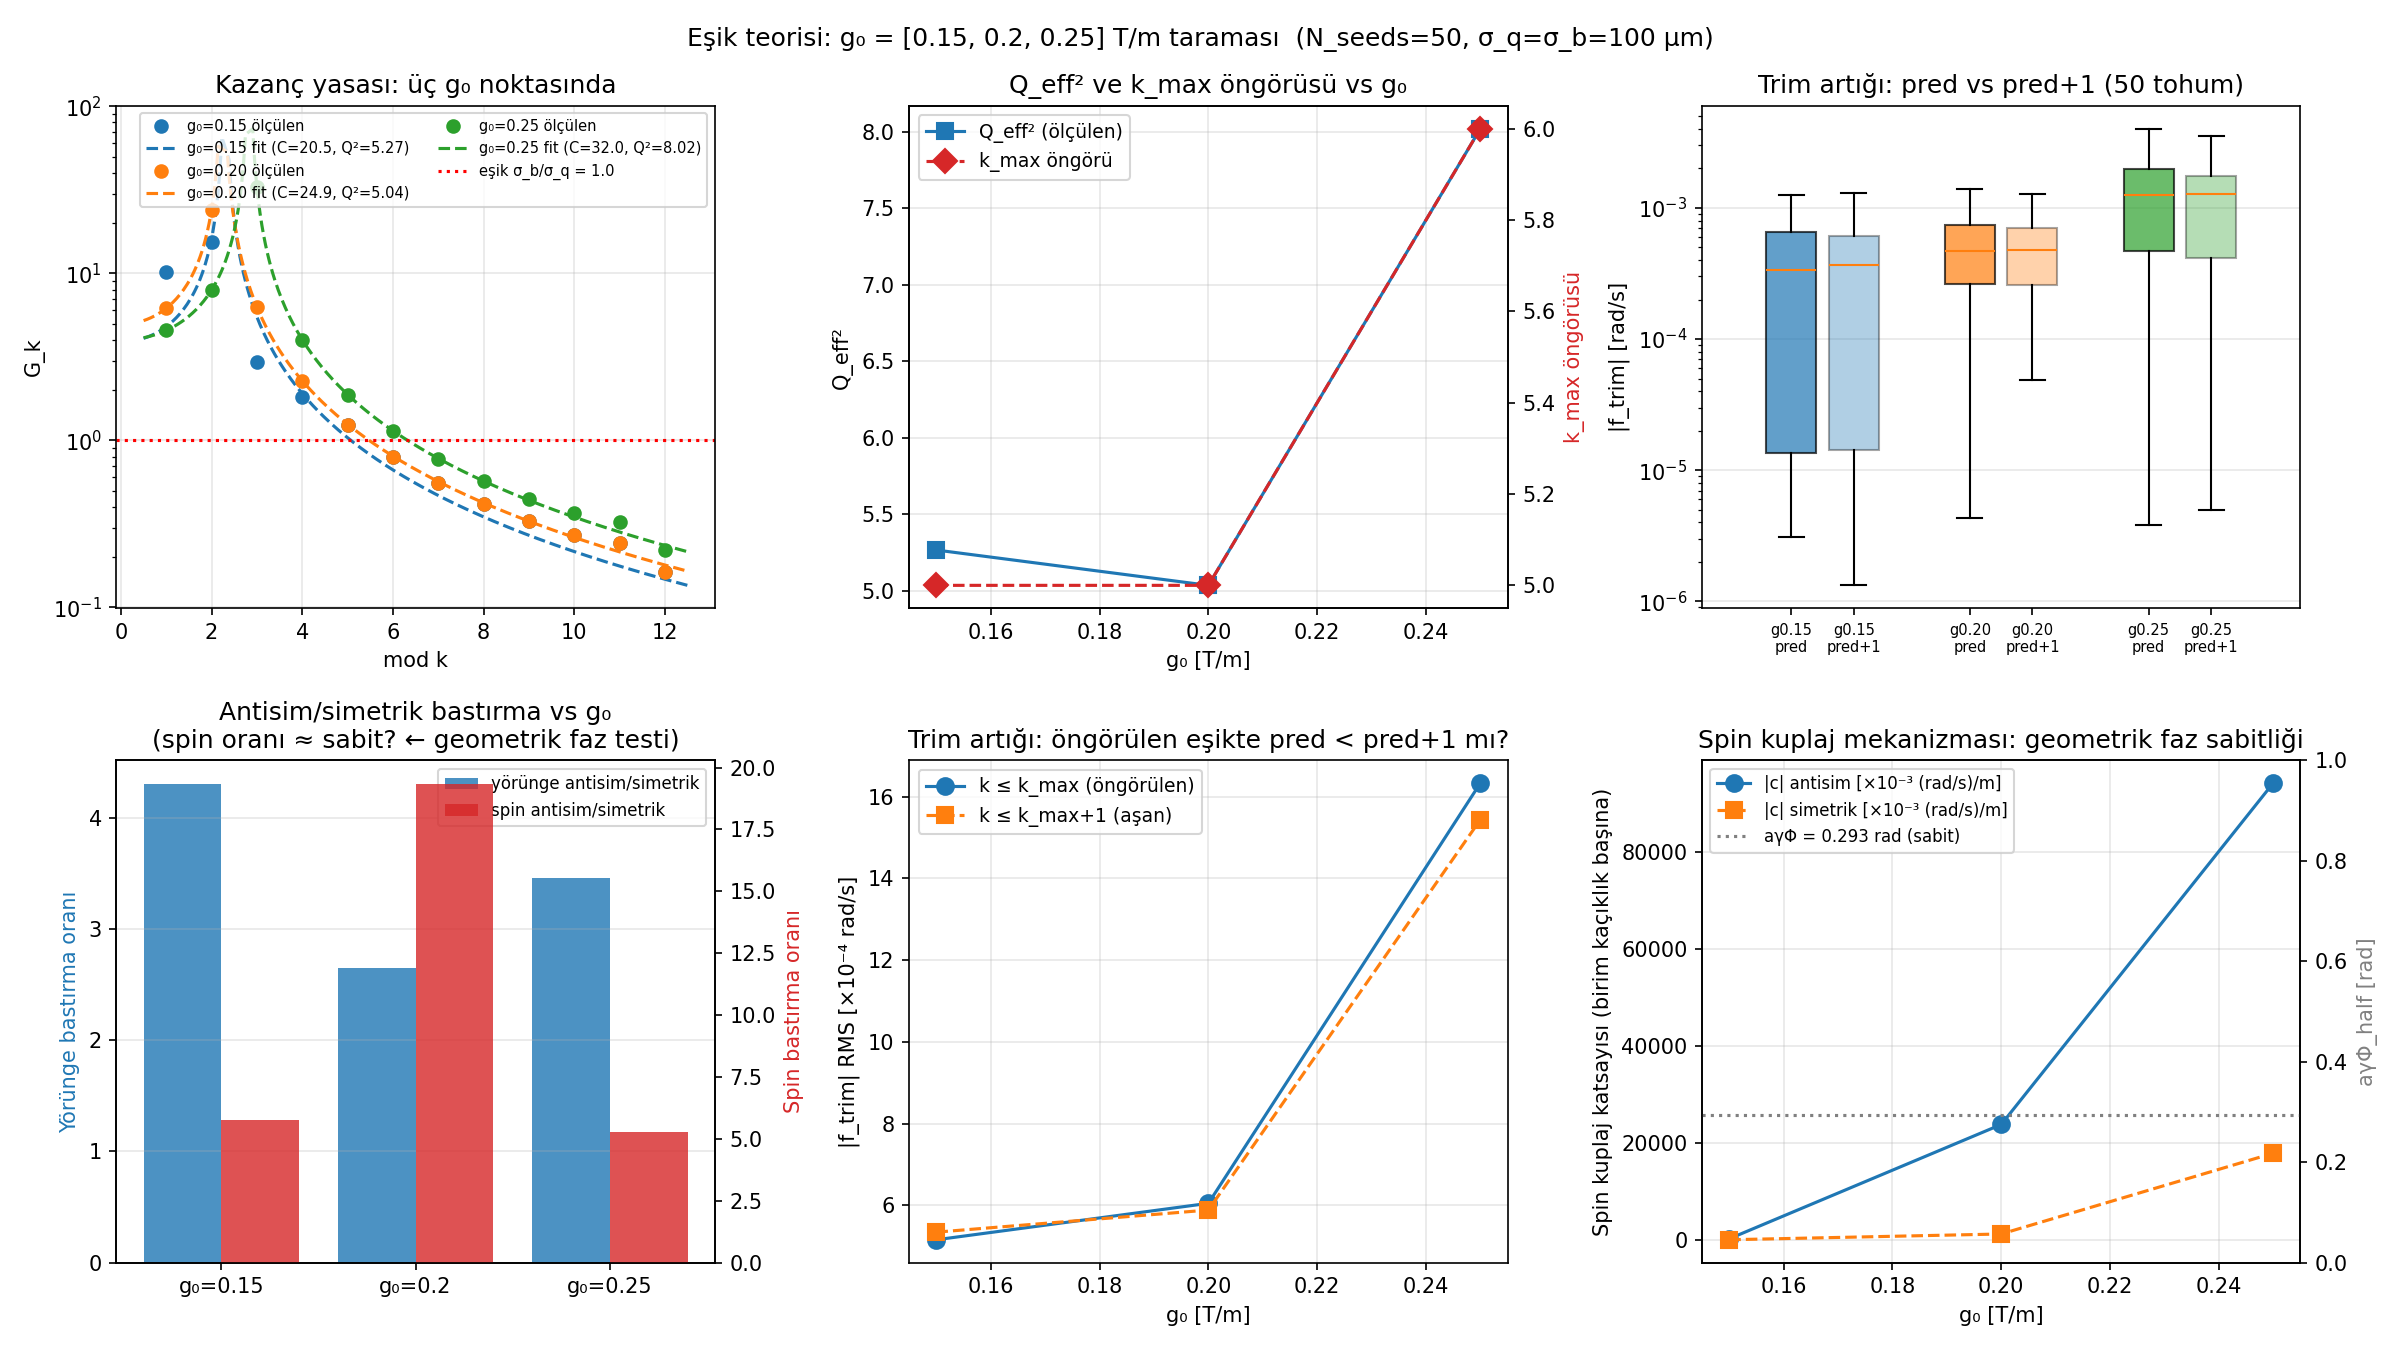

This figure's Python source:
#!/usr/bin/env python3
"""test_g0_scan.py — Eşik teorisinin genel geçerlilik testi: g₀ taraması.

SORU: G_k = C/|Q_eff² − k²| yasası ve k_max² < Q_eff² + C·σ_q/σ_b eşiği
      bu kafese özgü bir tesadüf mü, yoksa Q_eff parametrizasyonuyla genel
      geçer mi?

YÖNTEMİ: Üç kuadrupol gradyanında (g₀ = 0.15, 0.20, 0.25 T/m):
  1. Yörünge kalibrasyon matrisi O hesaplanır (k=1..12, 25 koşum).
  2. G_k ölçülür, G_k = C/|Q_eff² − k²| yasasına fit edilir → C, Q_eff.
  3. Eşik formülünden k_max öngörüsü yapılır; k_max VE k_max+1 fit
     genişliğiyle 50 seed üzerinden artık f karşılaştırılır.
  4. Antisimetrik/simetrik bastırma oranları (yörünge kazanç oranı ve
     spin kuplaj oranı) ölçülür.
  5. Geometrik faz a·γ·Φ_def sabitliği kontrol edilir.

Çıktı: test_g0_scan.json, test_g0_scan.png
"""

import copy
import json
import os
import sys
import time

import matplotlib
matplotlib.use("Agg")
import matplotlib.pyplot as plt
import multiprocessing as mp
import numpy as np
from scipy.optimize import curve_fit

BASE = os.path.dirname(os.path.abspath(__file__))
os.chdir(BASE)
sys.path.insert(0, BASE)

from test_orbit_trim import (
    _worker, mode_vec_pair, knob_matrix, spektrum,
    T2, PATTERN_RMS, OFFSET_RMS, A_CAL, RETURN_STEPS,
)
from fourier_reconstruct import fodo_basis

# ── Parametreler ──────────────────────────────────────────────────────────────
G0_LIST      = [0.15, 0.20, 0.25]   # taranacak kuadrupol gradyanları [T/m]
N_SEEDS      = 50                    # istatistik için tohum sayısı
SEED_BASE    = 2000                  # örüntü tohumları: SEED_BASE+i
OFFSET_BASE  = 9000                  # BPM ofset tohumları: OFFSET_BASE+i
K_CALIB_MAX  = 12                    # kalibre edilecek maksimum mod sayısı
K_FIT_MAX    = 6                     # G_k yasası fiti için kullanılan aralık
DECOMP_SEED  = 321                   # antisim/simetrik ayrıştırma sabit tohumu

# Proton sabitleri — geometrik faz aγΦ_def hesabı için
A_PROTON   = 1.792847               # anomal manyetik moment
M_P_GEV    = 0.938272               # proton kütlesi [GeV/c²]
P_MAGIC    = 0.700850               # sihirli momentum [GeV/c]

# Orijinal konfigürasyonu bellekte sakla
with open(os.path.join(BASE, "params.json")) as _fh:
    _ORIG_CONFIG = json.load(_fh)

N_FODO = _ORIG_CONFIG["nFODO"]   # 24
R0     = _ORIG_CONFIG["R0"]       # 95.49 m


# ── Yardımcı fonksiyonlar ─────────────────────────────────────────────────────

def geom_phase():
    """a·γ·Φ_half [rad]: g₀'dan bağımsız geometrik faz.
    Φ_half = π / nFODO (yarı-hücre bükme açısı, tüm çevre / 2*nFODO)."""
    gamma = np.sqrt(1.0 + (P_MAGIC / M_P_GEV) ** 2)
    phi_half = np.pi / N_FODO
    return A_PROTON * gamma * phi_half


def write_params(g0):
    """params.json'u g₀ ile (kalıcı olmayan) güncelle."""
    cfg = copy.deepcopy(_ORIG_CONFIG)
    cfg["g0"] = g0
    cfg["g1"] = g0
    # g2 (k-mod gradyanı) orantılı kaydır
    cfg["g2"] = round(g0 * (_ORIG_CONFIG["g2"] / _ORIG_CONFIG["g0"]), 6)
    with open(os.path.join(BASE, "params.json"), "w") as fh:
        json.dump(cfg, fh, indent=4)


def restore_params():
    """Orijinal params.json'u geri yaz."""
    with open(os.path.join(BASE, "params.json"), "w") as fh:
        json.dump(_ORIG_CONFIG, fh, indent=4)


def gain_law(k, C, Q2):
    """Kazanç yasası: G_k = C / |Q_eff² − k²|"""
    return C / np.abs(Q2 - k ** 2)


def fit_gain_law(gain_by_k):
    """G_k = C/|Q_eff² − k²| fit'i, k ≤ K_FIT_MAX, aşırı yüksek G hariç."""
    ks = np.array([k for k in range(1, K_FIT_MAX + 1)
                   if gain_by_k.get(k, 0) < 200])
    gs = np.array([gain_by_k[k] for k in ks])
    try:
        popt, _ = curve_fit(gain_law, ks, gs, p0=[25.0, 5.0],
                            bounds=([0.5, 0.5], [500.0, 100.0]))
        C_fit, Q2_fit = float(popt[0]), float(popt[1])
    except Exception:
        C_fit, Q2_fit = 24.8, 5.03   # fallback
    return C_fit, Q2_fit


def predict_kmax(C, Q2, sigma_ratio=1.0):
    """Eşik formülü: k_max = floor(sqrt(Q2 + C * σ_q/σ_b))."""
    k_max_sq = Q2 + C * sigma_ratio
    return int(np.sqrt(max(k_max_sq, 0)))


# ── Aşama 1: kalibrasyon ──────────────────────────────────────────────────────

def calibrate(g0, ctx, nw):
    """g₀ için O_full [48 × 2*K_CALIB_MAX] ve G_k haritasını hesapla."""
    write_params(g0)
    with open(os.path.join(BASE, "params.json")) as fh:
        config = json.load(fh)
    from false_edm_mode_scan import setup_fields
    fields, *_ = setup_fields(config)
    n_q     = 2 * int(fields.nFODO)
    antisym = config.get("smooth_antisym_fodo", True)

    tasks = [("ref", np.zeros(n_q).tolist(), "orbit", T2, 10)]
    for k in range(1, K_CALIB_MAX + 1):
        c, s = mode_vec_pair(n_q, k, antisym)
        tasks.append((f"o{k}c", (A_CAL * c).tolist(), "orbit", T2, 10))
        tasks.append((f"o{k}s", (A_CAL * s).tolist(), "orbit", T2, 10))

    print(f"  Kalibrasyon: {len(tasks)} koşum...", flush=True)
    with ctx.Pool(processes=min(nw, len(tasks))) as pool:
        res = dict(pool.map(_worker, tasks))

    y_ref  = np.asarray(res["ref"])
    O_cols = []
    for k in range(1, K_CALIB_MAX + 1):
        for ph in ("c", "s"):
            O_cols.append((np.asarray(res[f"o{k}{ph}"]) - y_ref) / A_CAL)
    O_full = np.column_stack(O_cols)   # [48 × 24]

    gains      = np.sqrt(np.mean(O_full ** 2, axis=0))
    gain_by_k  = {k: float(0.5 * (gains[2*(k-1)] + gains[2*(k-1)+1]))
                  for k in range(1, K_CALIB_MAX + 1)}

    return O_full, gain_by_k, n_q, antisym


# ── Aşama 2: 50-seed trim istatistiği ─────────────────────────────────────────

def run_seed_batch(g0, O_full, k_max_pred, n_q, antisym, ctx, nw):
    """
    N_SEEDS tohum üzerinde orbit trim yap; k_max_pred ve k_max_pred+1
    karşılaştırması.  Yörünge y_true, O_full üzerinden doğrusal yaklaşım.
    Döndürür: dict nm → f_trim array (N_SEEDS,)
    """
    k_cap   = min(k_max_pred + 1, K_CALIB_MAX)
    k_lists = {"pred":   list(range(1, k_max_pred + 1)),
               "pred+1": list(range(1, k_cap + 1))}

    Om = {nm: O_full[:, : 2 * len(ks)] for nm, ks in k_lists.items()}
    Km = {nm: knob_matrix(n_q, ks, antisym) for nm, ks in k_lists.items()}

    write_params(g0)
    spin_tasks = []
    for i in range(N_SEEDS):
        P = np.random.default_rng(SEED_BASE + i).standard_normal(n_q) * PATTERN_RMS
        b = np.random.default_rng(OFFSET_BASE + i).standard_normal(n_q) * OFFSET_RMS

        # Doğrusal yörünge yaklaşımı: y_true ≈ O_full @ a_full
        _, by_k = spektrum(P, n_q, antisym, kmax=K_CALIB_MAX)
        a_full = np.array([by_k[k].get(kw, 0.0)
                           for k in range(1, K_CALIB_MAX + 1)
                           for kw in ("cos", "sin")])
        y_meas = O_full @ a_full + b

        for nm, ks in k_lists.items():
            a_hat, *_ = np.linalg.lstsq(Om[nm], y_meas, rcond=None)
            P_trim    = P - Km[nm] @ a_hat
            spin_tasks.append((f"s{i}_{nm}", P_trim.tolist(), "spin",
                                T2, RETURN_STEPS))

    print(f"  Tohum batarya: {len(spin_tasks)} spin koşumu ({N_SEEDS} tohum × "
          f"{len(k_lists)} fit)...", flush=True)
    with ctx.Pool(processes=min(nw, len(spin_tasks))) as pool:
        res = dict(pool.map(_worker, spin_tasks))

    f_trim = {nm: np.array([res[f"s{i}_{nm}"] for i in range(N_SEEDS)])
              for nm in k_lists}
    return f_trim, k_lists


# ── Aşama 3: antisim/simetrik ayrıştırma ──────────────────────────────────────

def run_decomp(g0, n_q, antisym, ctx, nw):
    """
    DECOMP_SEED deseni: tam, antisimetrik ve simetrik parçalar için yörünge +
    spin koşumu.  Bastırma oranlarını döndürür.
    """
    write_params(g0)
    P = (np.random.default_rng(DECOMP_SEED).standard_normal(n_q) * PATTERN_RMS)

    # Antisimetrik projeksiyon (Fourier tabanı)
    F_anti, _ = fodo_basis(n_q, list(range(0, N_FODO // 2 + 1)), antisym)
    a_coef, *_ = np.linalg.lstsq(F_anti, P, rcond=None)
    P_anti = F_anti @ a_coef
    P_symm = P - P_anti

    tasks = [
        ("full_s",  P.tolist(),       "spin",  T2, RETURN_STEPS),
        ("anti_s",  P_anti.tolist(),  "spin",  T2, RETURN_STEPS),
        ("symm_s",  P_symm.tolist(),  "spin",  T2, RETURN_STEPS),
        ("full_o",  P.tolist(),       "orbit", T2, 10),
        ("anti_o",  P_anti.tolist(),  "orbit", T2, 10),
        ("symm_o",  P_symm.tolist(),  "orbit", T2, 10),
    ]
    print(f"  Ayrıştırma: {len(tasks)} koşum...", flush=True)
    with ctx.Pool(processes=min(nw, len(tasks))) as pool:
        res = dict(pool.map(_worker, tasks))

    f_full  = float(res["full_s"])
    f_anti  = float(res["anti_s"])
    f_symm  = float(res["symm_s"])
    cod_full = float(np.std(np.asarray(res["full_o"])))
    cod_anti = float(np.std(np.asarray(res["anti_o"])))
    cod_symm = float(np.std(np.asarray(res["symm_o"])))

    rms_anti = float(np.std(P_anti))
    rms_symm = float(np.std(P_symm))

    # Birim kaçıklık başına normalize
    orbit_anti = cod_anti / rms_anti if rms_anti > 0 else np.nan
    orbit_symm = cod_symm / rms_symm if rms_symm > 0 else np.nan
    spin_anti  = abs(f_anti) / rms_anti if rms_anti > 0 else np.nan
    spin_symm  = abs(f_symm) / rms_symm if rms_symm > 0 else np.nan

    orbit_ratio = orbit_anti / orbit_symm if orbit_symm > 0 else np.nan
    spin_ratio  = spin_anti  / spin_symm  if spin_symm  > 0 else np.nan

    return {
        "f_full":  f_full, "f_anti": f_anti, "f_symm": f_symm,
        "cod_anti_um": cod_anti * 1e6, "cod_symm_um": cod_symm * 1e6,
        "rms_anti_um": rms_anti * 1e6, "rms_symm_um": rms_symm * 1e6,
        "orbit_anti": orbit_anti, "orbit_symm": orbit_symm,
        "spin_anti":  spin_anti,  "spin_symm":  spin_symm,
        "orbit_ratio": orbit_ratio, "spin_ratio": spin_ratio,
    }


# ── Ana döngü ─────────────────────────────────────────────────────────────────

def main():
    t0  = time.time()
    ctx = mp.get_context("spawn")
    nw  = mp.cpu_count()
    phi = geom_phase()
    print(f"Geometrik faz a·γ·Φ_half = {phi:.4f} rad (g₀'dan bağımsız)")
    print(f"Taranacak g₀ değerleri: {G0_LIST} T/m | N_SEEDS = {N_SEEDS}\n")

    results = {}

    try:
        for g0 in G0_LIST:
            print(f"{'='*60}")
            print(f"g₀ = {g0:.2f} T/m")
            print(f"{'='*60}")
            t_g = time.time()

            # 1. Kalibrasyon
            O_full, gain_by_k, n_q, antisym = calibrate(g0, ctx, nw)

            # 2. G_k yasası fit
            C_fit, Q2_fit = fit_gain_law(gain_by_k)
            k_max_pred    = predict_kmax(C_fit, Q2_fit,
                                         sigma_ratio=PATTERN_RMS / OFFSET_RMS)

            # k=7..12 öngörü sapması
            pred_vs_meas = {}
            for k in range(1, K_CALIB_MAX + 1):
                g_pred = gain_law(k, C_fit, Q2_fit) if abs(Q2_fit - k**2) > 0.1 else np.nan
                pred_vs_meas[k] = {"olculen": gain_by_k[k],
                                   "ongorulen": float(g_pred) if not np.isnan(g_pred) else None,
                                   "sapma_pct": float(100*(g_pred/gain_by_k[k]-1))
                                                if not np.isnan(g_pred) and gain_by_k[k] > 0 else None}

            print(f"\n  Fit: C = {C_fit:.2f}, Q_eff² = {Q2_fit:.3f}  "
                  f"→ Q_eff = {np.sqrt(Q2_fit):.3f}")
            print(f"  Eşik k_max öngörüsü: {k_max_pred} "
                  f"(k_max² = {Q2_fit + C_fit*(PATTERN_RMS/OFFSET_RMS):.2f})")
            print(f"\n  {'k':>4} {'ölçülen':>9} {'öngörü':>9} {'sapma%':>8}")
            for k in range(1, K_CALIB_MAX + 1):
                d = pred_vs_meas[k]
                tag = " ← fit" if k <= K_FIT_MAX else "  öngörü"
                sp  = f"{d['sapma_pct']:+7.1f}" if d['sapma_pct'] is not None else "      —"
                pr  = f"{d['ongorulen']:9.3f}" if d['ongorulen'] is not None else "        —"
                print(f"  {k:>4} {d['olculen']:>9.3f} {pr} {sp}{tag}")

            # 3. 50-seed trim
            f_trim, k_lists = run_seed_batch(g0, O_full, k_max_pred,
                                              n_q, antisym, ctx, nw)

            print(f"\n  Trim artık f (N={N_SEEDS} tohum):")
            for nm, ft in f_trim.items():
                ks_str = f"k=1..{max(k_lists[nm])}"
                print(f"    {nm:7s} ({ks_str:8s}): "
                      f"RMS={np.std(ft)*1e6:7.2f}×10⁻⁶ rad/s  "
                      f"medyan={np.median(np.abs(ft))*1e6:7.2f}×10⁻⁶ rad/s  "
                      f"maks={np.max(np.abs(ft))*1e6:7.2f}×10⁻⁶ rad/s")

            # 4. Ayrıştırma
            dec = run_decomp(g0, n_q, antisym, ctx, nw)
            print(f"\n  Antisim/simetrik ayrıştırma (seed={DECOMP_SEED}):")
            print(f"    Yörünge kazanç: antisim={dec['orbit_anti']:.1f}, "
                  f"simetrik={dec['orbit_symm']:.1f}  "
                  f"→ oran {dec['orbit_ratio']:.2f}×")
            print(f"    Spin kuplajı:   antisim={dec['spin_anti']:.3e}, "
                  f"simetrik={dec['spin_symm']:.3e}  "
                  f"→ oran {dec['spin_ratio']:.1f}×")

            results[g0] = {
                "C": C_fit, "Q2": Q2_fit, "Q_eff": float(np.sqrt(Q2_fit)),
                "k_max_pred": k_max_pred,
                "k_lists": {nm: k_lists[nm] for nm in k_lists},
                "f_trim_rms": {nm: float(np.std(f_trim[nm])) for nm in f_trim},
                "f_trim_median": {nm: float(np.median(np.abs(f_trim[nm]))) for nm in f_trim},
                "f_trim_max": {nm: float(np.max(np.abs(f_trim[nm]))) for nm in f_trim},
                "f_trim_all": {nm: f_trim[nm].tolist() for nm in f_trim},
                "gain_by_k": {str(k): v for k, v in gain_by_k.items()},
                "pred_vs_meas": {str(k): v for k, v in pred_vs_meas.items()},
                "decomp": dec,
                "geom_phase": phi,
                "elapsed_s": time.time() - t_g,
            }
            print(f"\n  g₀={g0:.2f} T/m tamamlandı: "
                  f"{(time.time()-t_g)/60:.1f} dk\n")

    finally:
        restore_params()
        print("params.json geri yüklendi.")

    # ── JSON çıktı ─────────────────────────────────────────────────────────────
    out = {"_aciklama": "g₀ taraması: eşik teorisi genel geçerlilik testi",
           "parametreler": {"N_SEEDS": N_SEEDS, "PATTERN_RMS_um": PATTERN_RMS*1e6,
                            "OFFSET_RMS_um": OFFSET_RMS*1e6, "K_CALIB_MAX": K_CALIB_MAX,
                            "K_FIT_MAX": K_FIT_MAX, "geom_phase_rad": phi},
           "sonuclar": {str(g0): results[g0] for g0 in G0_LIST}}
    with open("test_g0_scan.json", "w") as fh:
        json.dump(out, fh, indent=2, ensure_ascii=False)
    print("Kaydedildi: test_g0_scan.json")

    # ── Özet tablo ─────────────────────────────────────────────────────────────
    print(f"\n{'═'*80}")
    print("ÖZET TABLO — Eşik teorisi g₀ taraması")
    print(f"{'═'*80}")
    print(f"{'g₀':>6} {'Q_eff':>6} {'C':>6} {'k_max':>6} "
          f"{'f_RMS (pred)':>14} {'f_RMS (pred+1)':>15} {'yörünge oranı':>14} "
          f"{'spin oranı':>11}")
    print(f"{'[T/m]':>6} {'':>6} {'':>6} {'öngörü':>6} "
          f"{'[×10⁻⁴ rad/s]':>14} {'[×10⁻⁴ rad/s]':>15} {'antisim/simetrik':>14} "
          f"{'antisim/sim':>11}")
    print('─'*80)
    for g0 in G0_LIST:
        r   = results[g0]
        rms_p   = r["f_trim_rms"]["pred"]   * 1e4
        rms_p1  = r["f_trim_rms"]["pred+1"] * 1e4
        print(f"{g0:>6.2f} {r['Q_eff']:>6.3f} {r['C']:>6.1f} "
              f"{r['k_max_pred']:>6d} "
              f"{rms_p:>14.3f} {rms_p1:>15.3f} "
              f"{r['decomp']['orbit_ratio']:>14.2f} "
              f"{r['decomp']['spin_ratio']:>11.1f}")
    print(f"\nGeometrik faz a·γ·Φ_half = {phi:.4f} rad (g₀'dan bağımsız)")
    print(f"Toplam süre: {(time.time()-t0)/60:.1f} dk")

    # ── Figürler ───────────────────────────────────────────────────────────────
    fig, axes = plt.subplots(2, 3, figsize=(16, 9))
    fig.suptitle(
        f"Eşik teorisi: g₀ = {G0_LIST} T/m taraması  "
        f"(N_seeds={N_SEEDS}, σ_q=σ_b={PATTERN_RMS*1e6:.0f} μm)",
        fontsize=12)

    colors = {g0: c for g0, c in zip(G0_LIST, ["tab:blue", "tab:orange", "tab:green"])}

    # Panel 1: G_k yasası (tüm g₀'lar aynı eksen)
    ax = axes[0, 0]
    ks_all = np.linspace(0.5, 12.5, 300)
    for g0 in G0_LIST:
        r   = results[g0]
        gk  = [r["gain_by_k"][str(k)] for k in range(1, K_CALIB_MAX + 1)]
        ax.semilogy(range(1, K_CALIB_MAX + 1), gk, "o",
                    color=colors[g0], ms=6, label=f"g₀={g0:.2f} ölçülen")
        Q2, C = r["Q2"], r["C"]
        k_safe = ks_all[np.abs(Q2 - ks_all**2) > 0.3]
        ax.semilogy(k_safe, gain_law(k_safe, C, Q2), "--",
                    color=colors[g0], lw=1.5,
                    label=f"g₀={g0:.2f} fit (C={C:.1f}, Q²={Q2:.2f})")
    ax.axhline(OFFSET_RMS / PATTERN_RMS, color="red", ls=":", lw=1.5,
               label=f"eşik σ_b/σ_q = {OFFSET_RMS/PATTERN_RMS:.1f}")
    ax.set_xlabel("mod k"); ax.set_ylabel("G_k")
    ax.set_title("Kazanç yasası: üç g₀ noktasında")
    ax.legend(fontsize=7, ncol=2); ax.grid(alpha=0.3)

    # Panel 2: k_max öngörüsü vs Q_eff²
    ax = axes[0, 1]
    Q2_vals = [results[g0]["Q2"] for g0 in G0_LIST]
    kmax_pred = [results[g0]["k_max_pred"] for g0 in G0_LIST]
    ax.plot(G0_LIST, Q2_vals, "s-", ms=8, label="Q_eff² (ölçülen)")
    ax2 = ax.twinx()
    ax2.plot(G0_LIST, kmax_pred, "D--", color="tab:red", ms=8,
             label="k_max öngörü")
    ax.set_xlabel("g₀ [T/m]"); ax.set_ylabel("Q_eff²")
    ax2.set_ylabel("k_max öngörüsü", color="tab:red")
    ax.set_title("Q_eff² ve k_max öngörüsü vs g₀")
    ax.grid(alpha=0.3)
    lines1, lbs1 = ax.get_legend_handles_labels()
    lines2, lbs2 = ax2.get_legend_handles_labels()
    ax.legend(lines1+lines2, lbs1+lbs2, fontsize=9)

    # Panel 3: f_trim RMS kutu grafiği
    ax = axes[0, 2]
    positions = []
    labels    = []
    data_list = []
    w = 0.3
    for j, g0 in enumerate(G0_LIST):
        r = results[g0]
        for nm in ("pred", "pred+1"):
            data_list.append(np.abs(r["f_trim_all"][nm]))
            positions.append(j + (0 if nm == "pred" else 0.35))
            labels.append(f"g{g0:.2f}\n{nm}")
    bp = ax.boxplot(data_list, positions=positions, widths=0.28,
                    patch_artist=True, showfliers=False)
    for patch, g0, nm in zip(bp["boxes"],
                              [g for g in G0_LIST for _ in ("pred","pred+1")],
                              ["pred","pred+1"]*len(G0_LIST)):
        patch.set_facecolor(colors[g0])
        patch.set_alpha(0.7 if nm == "pred" else 0.35)
    ax.set_yscale("log")
    ax.set_xticks(positions)
    ax.set_xticklabels(labels, fontsize=7)
    ax.set_ylabel("|f_trim| [rad/s]")
    ax.set_title(f"Trim artığı: pred vs pred+1 ({N_SEEDS} tohum)")
    ax.grid(alpha=0.3, axis="y")

    # Panel 4: yörünge ve spin bastırma oranları
    ax = axes[1, 0]
    orbit_r = [results[g0]["decomp"]["orbit_ratio"] for g0 in G0_LIST]
    spin_r  = [results[g0]["decomp"]["spin_ratio"]  for g0 in G0_LIST]
    x = np.arange(len(G0_LIST))
    ax.bar(x - 0.2, orbit_r, 0.4, label="yörünge antisim/simetrik",
           color="tab:blue", alpha=0.8)
    ax2b = ax.twinx()
    ax2b.bar(x + 0.2, spin_r, 0.4, label="spin antisim/simetrik",
             color="tab:red", alpha=0.8)
    ax.set_xticks(x); ax.set_xticklabels([f"g₀={g}" for g in G0_LIST])
    ax.set_ylabel("Yörünge bastırma oranı", color="tab:blue")
    ax2b.set_ylabel("Spin bastırma oranı", color="tab:red")
    ax.set_title("Antisim/simetrik bastırma vs g₀\n"
                 "(spin oranı ≈ sabit? ← geometrik faz testi)")
    lines_a, lbs_a = ax.get_legend_handles_labels()
    lines_b, lbs_b = ax2b.get_legend_handles_labels()
    ax.legend(lines_a+lines_b, lbs_a+lbs_b, fontsize=8)
    ax.grid(alpha=0.3, axis="y")

    # Panel 5: f_trim RMS vs g₀ (pred vs pred+1)
    ax = axes[1, 1]
    rms_pred   = [results[g0]["f_trim_rms"]["pred"]   * 1e4 for g0 in G0_LIST]
    rms_pred1  = [results[g0]["f_trim_rms"]["pred+1"] * 1e4 for g0 in G0_LIST]
    ax.plot(G0_LIST, rms_pred,  "o-", ms=8, label="k ≤ k_max (öngörülen)")
    ax.plot(G0_LIST, rms_pred1, "s--", ms=8, label="k ≤ k_max+1 (aşan)")
    ax.set_xlabel("g₀ [T/m]")
    ax.set_ylabel("|f_trim| RMS [×10⁻⁴ rad/s]")
    ax.set_title("Trim artığı: öngörülen eşikte pred < pred+1 mı?")
    ax.legend(fontsize=9); ax.grid(alpha=0.3)

    # Panel 6: geometrik faz + spin kuplaj mekanizması özeti
    ax = axes[1, 2]
    spin_antisym = [results[g0]["decomp"]["spin_anti"] * 1e3 for g0 in G0_LIST]
    spin_symm    = [results[g0]["decomp"]["spin_symm"]  * 1e3 for g0 in G0_LIST]
    ax.plot(G0_LIST, spin_antisym, "o-", ms=8, label="|c| antisim [×10⁻³ (rad/s)/m]")
    ax.plot(G0_LIST, spin_symm,   "s--", ms=8, label="|c| simetrik [×10⁻³ (rad/s)/m]")
    ax2c = ax.twinx()
    ax2c.axhline(phi, color="gray", ls=":", lw=1.5, label=f"aγΦ = {phi:.3f} rad (sabit)")
    ax2c.set_ylim(0, 1); ax2c.set_ylabel("aγΦ_half [rad]", color="gray")
    ax.set_xlabel("g₀ [T/m]")
    ax.set_ylabel("Spin kuplaj katsayısı (birim kaçıklık başına)")
    ax.set_title("Spin kuplaj mekanizması: geometrik faz sabitliği")
    lines_p, lbs_p = ax.get_legend_handles_labels()
    lines_c, lbs_c = ax2c.get_legend_handles_labels()
    ax.legend(lines_p+lines_c, lbs_p+lbs_c, fontsize=8)
    ax.grid(alpha=0.3)

    plt.tight_layout()
    plt.savefig("test_g0_scan.png", dpi=150)
    print("Figür: test_g0_scan.png")
    print(f"\nToplam süre: {(time.time()-t0)/60:.1f} dk")


if __name__ == "__main__":
    main()
